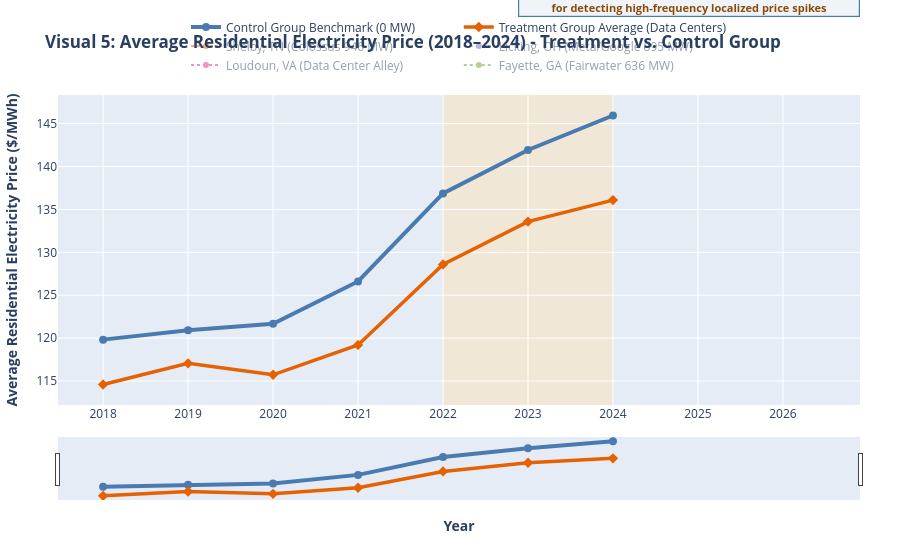

The cell this chart's notebook holds for it:
### Markdown cell above
## Visual 5: Where to Look Next (Interactive Time-Series Line Chart)
*Supports: **Strategic Takeaway***

### Visual Design & Interaction Architecture
- **Multi-Year Price Trajectories (2018–2024):** Compares the average residential retail electricity price of data center treatment counties against the matched control group average.
- **Shaded AI-Buildout Period (2022–2024):** Highlights the acceleration window following the public launch of ChatGPT and massive AI infrastructure deployment.
- **Individual Hub County Isolations:** Optional interactive lines for prominent hubs (**Shelby TN**, **Loudoun VA**, **Licking OH**, **Fayette GA**) with `visible='legendonly'`. Clicking legend entries allows the viewer to compare individual hyperscale hubs directly against the control benchmark.
- **Range Slider:** Positioned below the chart to allow seamless zooming and detailed year-by-year inspection.
- **Strategic Direction Callout:** Notes that while residential retail rates show parallel trends, localized spikes are expected in **wholesale nodal markets (ERCOT, PJM)**.

### Code cell
# 1. Calculate annual group averages across 2018-2024
years_list = list(range(2018, 2025))
treat_means = [model_df[model_df['Has_Datacenter'] == 1][f'Price_{y}_MWh'].mean() for y in years_list]
ctrl_means = [model_df[model_df['Has_Datacenter'] == 0][f'Price_{y}_MWh'].mean() for y in years_list]

fig5 = go.Figure()

# Shaded AI-Buildout Window (2022-2024)
fig5.add_vrect(
    x0=2022, x1=2024,
    fillcolor="#FFE0B2", opacity=0.45,
    layer="below", line_width=0,
    annotation_text="<b>AI Infrastructure Buildout Window (2022–2024)</b>",
    annotation_position="top left",
    annotation_font=dict(size=11, color="#8A4B08")
)

# Control Group Trajectory (Gray-Blue #4A7BB0)
gap_texts = [f"Price: ${c:.2f}/MWh<br>Gap vs Treat: +${(c - t):.2f}/MWh" for c, t in zip(ctrl_means, treat_means)]
fig5.add_trace(go.Scatter(
    x=years_list, y=ctrl_means,
    mode='lines+markers',
    name='Control Group Benchmark (0 MW)',
    line=dict(color=COLOR_CONTROL, width=4),
    marker=dict(size=8, symbol='circle'),
    text=gap_texts,
    hovertemplate="<b>Control Group Benchmark</b><br>Year: %{x}<br>%{text}<extra></extra>"
))

# Treatment Group Trajectory (Orange #E66101)
fig5.add_trace(go.Scatter(
    x=years_list, y=treat_means,
    mode='lines+markers',
    name='Treatment Group Average (Data Centers)',
    line=dict(color=COLOR_TREATMENT, width=3.5, dash='solid'),
    marker=dict(size=8, symbol='diamond'),
    hovertemplate="<b>Treatment Group Average</b><br>Year: %{x}<br>Avg Price: $%{y:.2f}/MWh<extra></extra>"
))

# Add Individual Major Hub Trajectories (visible='legendonly' for interactive isolation)
hub_counties = [
    ('Shelby', 'TN', '#D95F02', 'Shelby, TN (Colossus 946 MW)'),
    ('Licking', 'OH', '#7570B3', 'Licking, OH (Meta/Google 895 MW)'),
    ('Loudoun', 'VA', '#E7298A', 'Loudoun, VA (Data Center Alley)'),
    ('Fayette', 'GA', '#66A61E', 'Fayette, GA (Fairwater 636 MW)')
]

for c_name, s_name, col, label in hub_counties:
    row = model_df[(model_df['County'] == c_name) & (model_df['State'] == s_name)]
    if not row.empty:
        h_prices = [row[f'Price_{y}_MWh'].values[0] for y in years_list]
        fig5.add_trace(go.Scatter(
            x=years_list, y=h_prices,
            mode='lines+markers',
            name=label,
            line=dict(color=col, width=2, dash='dot'),
            marker=dict(size=6),
            visible='legendonly',
            hovertemplate=f"<b>{label}</b><br>Year: %{{x}}<br>Price: $%{{y:.2f}}/MWh<extra></extra>"
        ))

fig5.update_layout(
    title="<b>Visual 5: Average Residential Electricity Price (2018–2024) - Treatment vs. Control Group</b>",
    xaxis=dict(
        title="<b>Year</b>",
        rangeslider=dict(visible=True),
        type='linear', dtick=1
    ),
    yaxis=dict(title="<b>Average Residential Electricity Price ($/MWh)</b>"),
    legend=dict(orientation="h", yanchor="bottom", y=1.05, xanchor="center", x=0.5),
    annotations=[
        dict(
            x=2023, y=147,
            text="<b>Planned Next Step: Wholesale nodal pricing data (ERCOT, PJM)<br>for detecting high-frequency localized price spikes</b>",
            showarrow=True, arrowhead=2, ax=-10, ay=-45,
            bgcolor="#F0F4F8", bordercolor=COLOR_CONTROL, borderwidth=1.2
        )
    ],
    height=540,
    margin=dict(l=50, r=40, t=80, b=40)
)
fig5.show()

### Figure 1 — Plotly figure (JSON) as saved in the notebook; plotly's stock layout.template omitted (floating-point values rounded to 4 significant figures)
{"data": [{"hovertemplate": "<b>Control Group Benchmark</b><br>Year: %{x}<br>%{text}<extra></extra>", "line": {"color": "#4A7BB0", "width": 4}, "marker": {"size": 8, "symbol": "circle"}, "mode": "lines+markers", "name": "Control Group Benchmark (0 MW)", "text": ["Price: $119.83/MWh<br>Gap vs Treat: +$5.23/MWh", "Price: $120.91/MWh<br>Gap vs Treat: +$3.84/MWh", "Price: $121.68/MWh<br>Gap vs Treat: +$5.94/MWh", "Price: $126.61/MWh<br>Gap vs Treat: +$7.39/MWh", "Price: $136.86/MWh<br>Gap vs Treat: +$8.26/MWh", "Price: $141.92/MWh<br>Gap vs Treat: +$8.34/MWh", "Price: $145.94/MWh<br>Gap vs Treat: +$9.86/MWh"], "type": "scatter", "x": [2018, 2019, 2020, 2021, 2022, 2023, 2024], "y": [119.8, 120.9, 121.7, 126.6, 136.9, 141.9, 145.9]}, {"hovertemplate": "<b>Treatment Group Average</b><br>Year: %{x}<br>Avg Price: $%{y:.2f}/MWh<extra></extra>", "line": {"color": "#E66101", "dash": "solid", "width": 3.5}, "marker": {"size": 8, "symbol": "diamond"}, "mode": "lines+markers", "name": "Treatment Group Average (Data Centers)", "type": "scatter", "x": [2018, 2019, 2020, 2021, 2022, 2023, 2024], "y": [114.6, 117.1, 115.7, 119.2, 128.6, 133.6, 136.1]}, {"hovertemplate": "<b>Shelby, TN (Colossus 946 MW)</b><br>Year: %{x}<br>Price: $%{y:.2f}/MWh<extra></extra>", "line": {"color": "#D95F02", "dash": "dot", "width": 2}, "marker": {"size": 6}, "mode": "lines+markers", "name": "Shelby, TN (Colossus 946 MW)", "type": "scatter", "visible": "legendonly", "x": [2018, 2019, 2020, 2021, 2022, 2023, 2024], "y": [96.61, 100.3, 100.2, 106.0, 119.7, 115.6, 121.6]}, {"hovertemplate": "<b>Licking, OH (Meta/Google 895 MW)</b><br>Year: %{x}<br>Price: $%{y:.2f}/MWh<extra></extra>", "line": {"color": "#7570B3", "dash": "dot", "width": 2}, "marker": {"size": 6}, "mode": "lines+markers", "name": "Licking, OH (Meta/Google 895 MW)", "type": "scatter", "visible": "legendonly", "x": [2018, 2019, 2020, 2021, 2022, 2023, 2024], "y": [120.7, 122.2, 123.4, 129.4, 135.8, 144.7, 153.8]}, {"hovertemplate": "<b>Loudoun, VA (Data Center Alley)</b><br>Year: %{x}<br>Price: $%{y:.2f}/MWh<extra></extra>", "line": {"color": "#E7298A", "dash": "dot", "width": 2}, "marker": {"size": 6}, "mode": "lines+markers", "name": "Loudoun, VA (Data Center Alley)", "type": "scatter", "visible": "legendonly", "x": [2018, 2019, 2020, 2021, 2022, 2023, 2024], "y": [118.2, 122.9, 118.5, 120.9, 133.5, 139.2, 128.3]}, {"hovertemplate": "<b>Fayette, GA (Fairwater 636 MW)</b><br>Year: %{x}<br>Price: $%{y:.2f}/MWh<extra></extra>", "line": {"color": "#66A61E", "dash": "dot", "width": 2}, "marker": {"size": 6}, "mode": "lines+markers", "name": "Fayette, GA (Fairwater 636 MW)", "type": "scatter", "visible": "legendonly", "x": [2018, 2019, 2020, 2021, 2022, 2023, 2024], "y": [107.2, 109.0, 111.2, 114.3, 125.7, 126.3, 131.9]}], "layout": {"annotations": [{"arrowhead": 2, "ax": -10, "ay": -45, "bgcolor": "#F0F4F8", "bordercolor": "#4A7BB0", "borderwidth": 1.2, "font": {"color": "#8A4B08", "size": 11}, "showarrow": true, "text": "<b>Planned Next Step: Wholesale nodal pricing data (ERCOT, PJM)<br>for detecting high-frequency localized price spikes</b>", "x": 2023, "xanchor": "left", "xref": "x", "y": 147, "yanchor": "top", "yref": "y domain"}], "height": 540, "legend": {"orientation": "h", "x": 0.5, "xanchor": "center", "y": 1.05, "yanchor": "bottom"}, "margin": {"b": 40, "l": 50, "r": 40, "t": 80}, "shapes": [{"fillcolor": "#FFE0B2", "layer": "below", "line": {"width": 0}, "opacity": 0.45, "type": "rect", "x0": 2022, "x1": 2024, "xref": "x", "y0": 0, "y1": 1, "yref": "y domain"}], "title": {"text": "<b>Visual 5: Average Residential Electricity Price (2018–2024) - Treatment vs. Control Group</b>"}, "xaxis": {"dtick": 1, "rangeslider": {"visible": true}, "title": {"text": "<b>Year</b>"}, "type": "linear"}, "yaxis": {"title": {"text": "<b>Average Residential Electricity Price ($/MWh)</b>"}}}}
